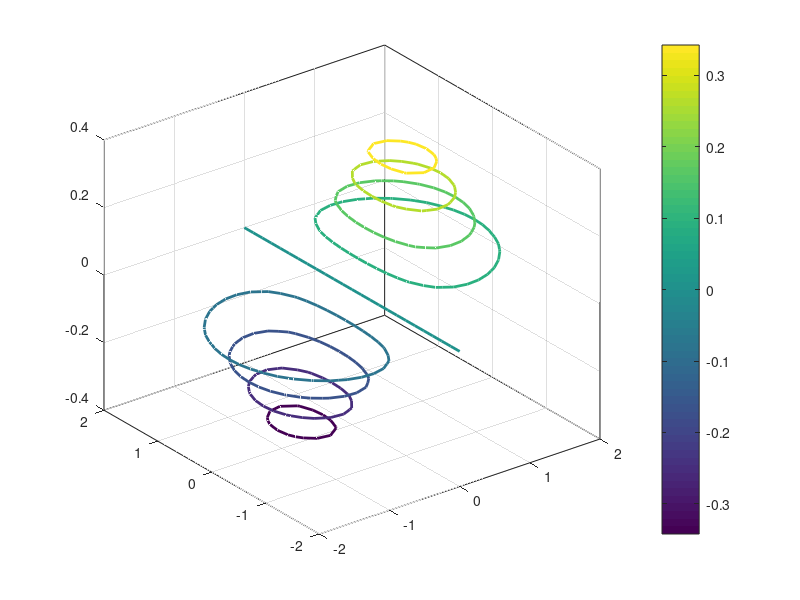

This figure's MATLAB source: (Note: this script raises an error after producing the figure.)
%% Matlab Assignment #2:
% Zhenghao Zhu

%% Problem 1: [DONE]
x = linspace(-2,2,25);
y = x;
[x,y] = meshgrid(x,y);
z = x.*exp(-x.^2-y.^2);
[C,h] = contour3(x,y,z,9);
set(h,'LineWidth',2)
colorbar;

%% Problem 2: [DONE]
syms x y
f = @(x,y) (x^3) + (y^3) - (3*x*y);
g = @(x,y) x + (3*y) - 7;
fsurf(f , [-1 4 -1 4]);
hold on
fsurf(g , [0 2 1 3],'g');
view([-3 , 1 , -1]);
hold off

%% Problem 3:
syms y
x = linspace(-2,2,50);
z = 5-y*y;
fsurf(z, [-2 2]);
hold on
u = linspace(0,2*pi,50);
v = linspace(0,5,50);
[u,v]=meshgrid(u,v);
x = 2*cos(u);
y = 2*sin(u);
z = v;
surf(x,y,z);
hold off

%% Problem 4: [DONE]
t = linspace(0,pi,30);
h = linspace(0,2*pi,30);
[t,h] = meshgrid(t,h);
x = (exp(t).*sin(t)).*cos(h);
y = t;
z = (exp(t).*sin(t)).*sin(h);
surf(x,y,z)
xlabel('x')
ylabel('y')
zlabel('z')
view([0, 2, -1]);

%% Problem 5 [DONE]
t = linspace(0,12,50);
s = linspace(0,12,50);
[s,t]=meshgrid(s,t);
x = s;
y = t;
z = 12 - (2/3)*s - (1/3)*t;
surf(x,y,z)
hold on 
view ([3,-2,1])
surf(x,y,z)
hold off

%% Problem 6: [DONE]
r = linspace(1,3,50);
theta = linspace(0,2*pi,50);
[r,theta] = meshgrid(r,theta);
x = r.*cos(theta);
y = r.*sin(theta);
z = r;
surf(x,y,z);